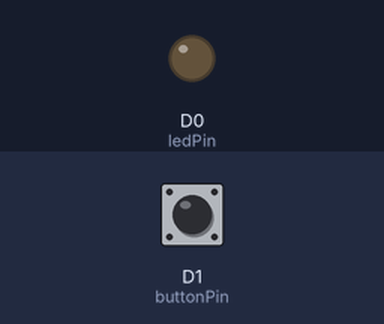
The sketch below on a simulated Particle Photon. Parts: output pins drawn as LEDs (lit = HIGH). The test bench sets the inputs (shaded band); at power-on: D1 (buttonPin) HIGH.

Above: at 1.8 s.
1.9 s: D1 (buttonPin) pulled LOW for 0.6 s
At 3.45 s:
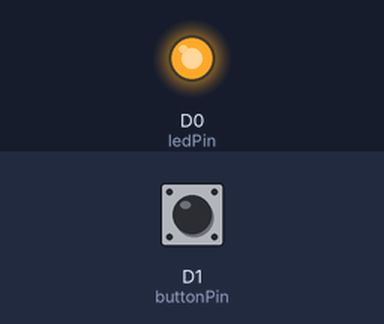
Timing chart, 0 to 10.9 s (numbered marks = the images above; inputs shaded):
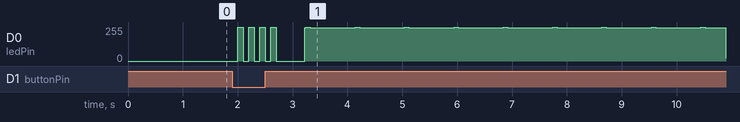

Measured:
- after the input at 1.9 s, D0 (ledPin): 0/255 → 255/255 after 0.10 s, → 0/255 0.10 s later, → 255/255 0.10 s later, → 0/255 0.10 s later, … (46 changes in this stretch)

The sketch:

heartbeat.ino
```cpp
#include "math.h"

int ledPin = D0;
int buttonPin = D1;
int buttonVal = 2;
// these are for displaying the heartbeat
int counter = 0;
int val = 0;
float radians = 0;
float PI = 3.1415926;
// top level params
bool isBeating = false;
bool isSending = false;
bool beatRecd = false;

void setup() {
    pinMode(ledPin, OUTPUT);
    pinMode(buttonPin, INPUT);

    // local function, to show you're sending a heartbeat
    Spark.function("sendHeart", sendHeart);
    // function called to show heartbeat has been received
    Spark.function("recHeart", recHeart);
    // function to acknowledge heartbeat and stop
    Spark.function("gotHeart", gotHeart);


    Spark.subscribe("gotHeart", gotHandler);
    Spark.subscribe("recHeart", recHandler);
   // Spark.subscribe("gotHeart", gotHeart);

    digitalWrite(ledPin, LOW);
}

void gotHandler(const char *event, const char *data) {
    gotHeart("remote");
}
void recHandler(const char *event, const char *data) {
    recHeart("remote");
}

void loop() {
    if (isBeating == true) {
        // breathe the LED
        if (counter > 360) {
            counter = 3;
        }
        // blink the LED to get attention
        if ((isSending == false) && (counter == 90)) {
            ack(2,50);
        }
        // convert to radians
        radians = counter * (PI / 180);
        val = (sin(radians) * 255);
        val = ceil(abs(val));

        analogWrite(ledPin, val);

        delay(5);

        counter++;
        // if beating is in the receiving mode, pushing the button will acknowledge that you got it
        if (isSending == false) {
            buttonVal = digitalRead(buttonPin); //read the state of the push-button
            if (buttonVal == LOW) { //if push-button pressed
                gotHeart("");
                ack(4, 250);
            }
        }
    } else if (beatRecd == true) {
        ack(4, 250);
        beatRecd = false;
    } else {
        // pushbutton to send
        buttonVal = digitalRead(buttonPin); //read the state of the push-button
        if (buttonVal == LOW) { //if push-button pressed
            ack(4, 100);
            sendHeart("local");
        } else {
            delay(500);
        }
    }
}

int sendHeart(String origin) {
    isBeating = true;
    isSending = true;
    beatRecd = false;
    if (origin != "remote") {
        Spark.publish("recHeart");
    }
    return 1;
}

int recHeart(String origin) {
    if (isSending != true) {
        isBeating = true;
        isSending = false;
        beatRecd = false;
        ack(5, 50);
        return 1;
    }
    return -1;
}

// stop the hearbeat, let the other one know you've gotten it '
int gotHeart(String origin) {
    isBeating = false;
    isSending = false;
    beatRecd = true;
    if (origin != "remote") {
        Spark.publish("gotHeart");
    }
    return 1;
}

// shorticut to blink the LED a couple times
int ack(int count, int freq) {
    int i = 0;
    for(i = 0; i < count; i++) {
        digitalWrite(ledPin, HIGH);
        delay(freq);
        digitalWrite(ledPin, LOW);
        delay(freq);
    }
}
```
